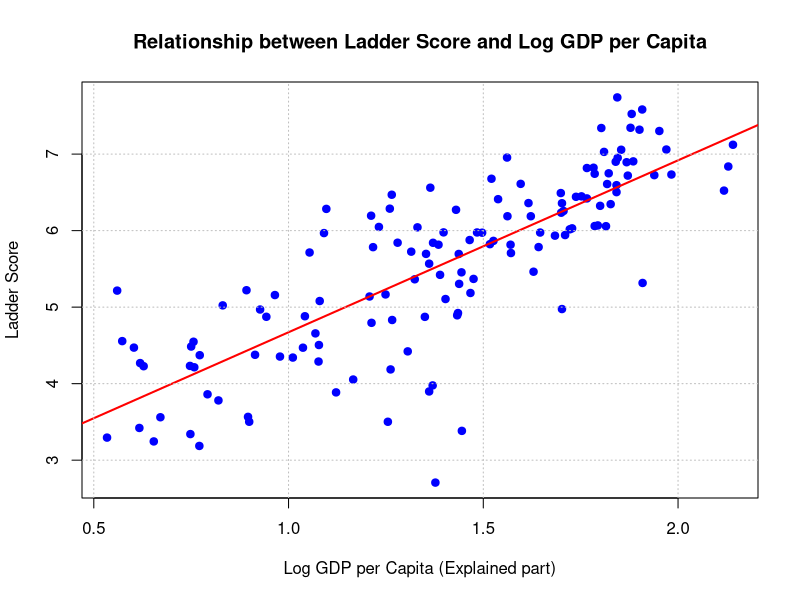
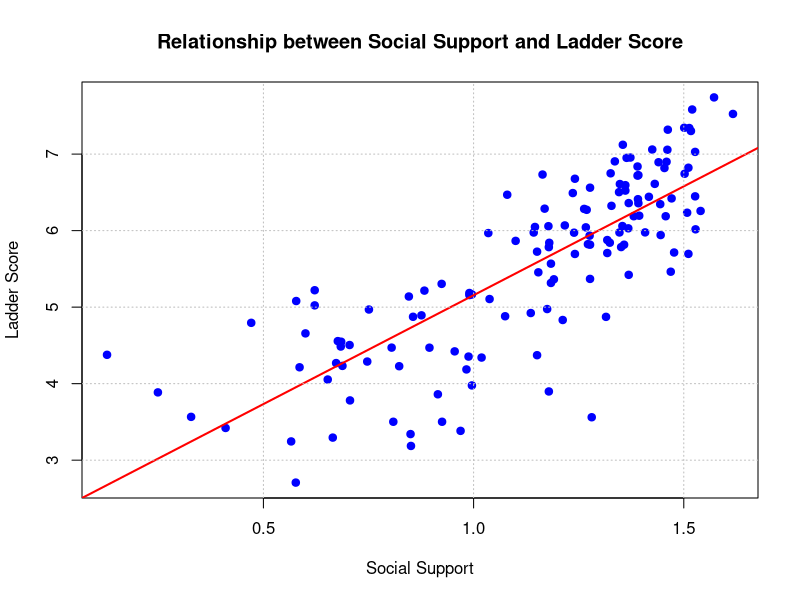
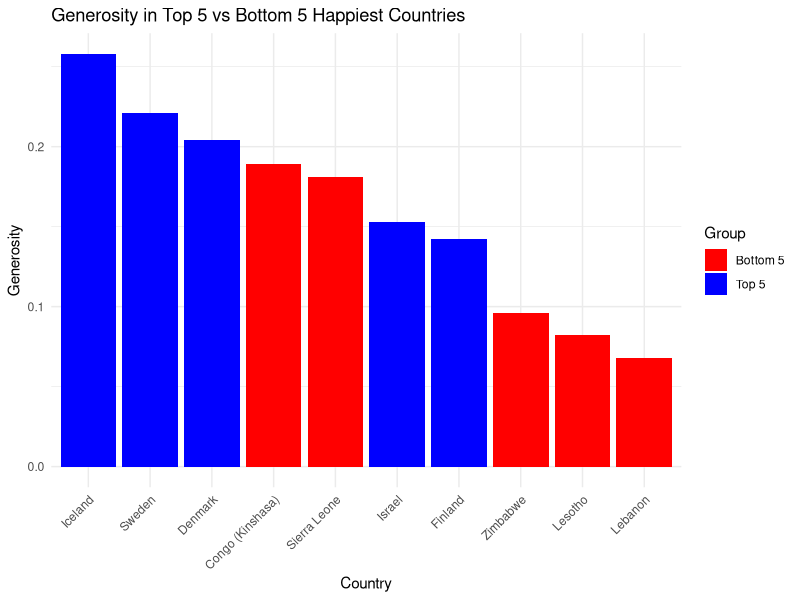
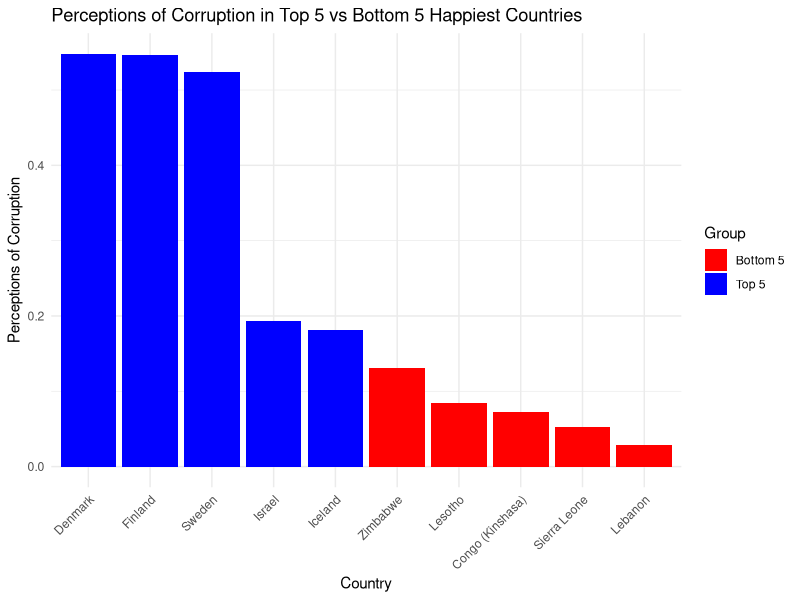
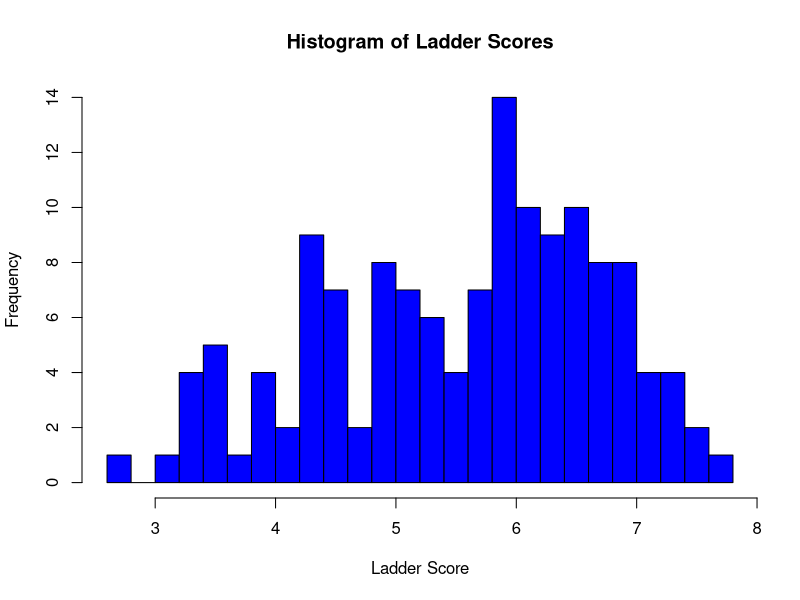
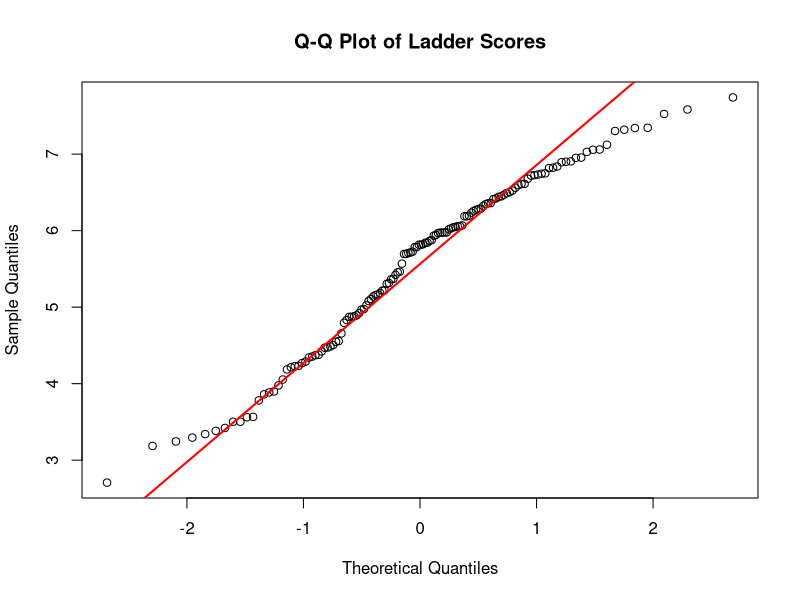
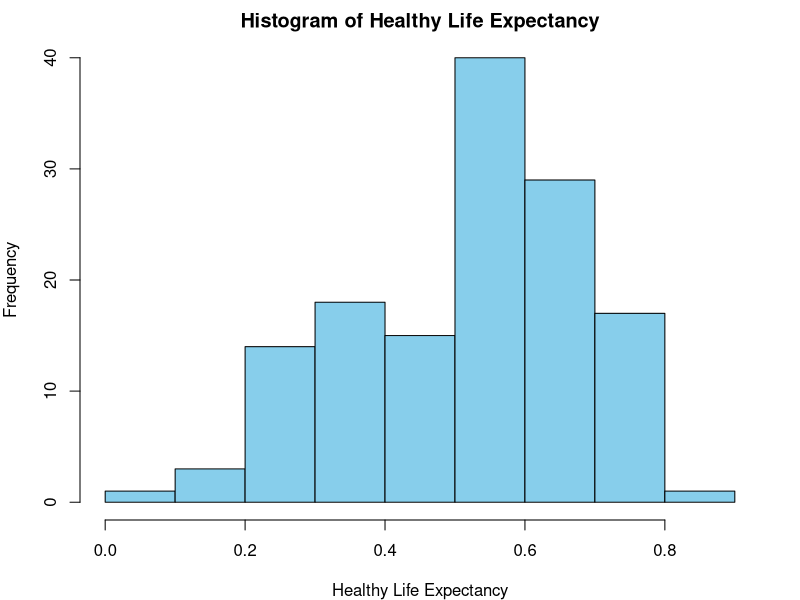
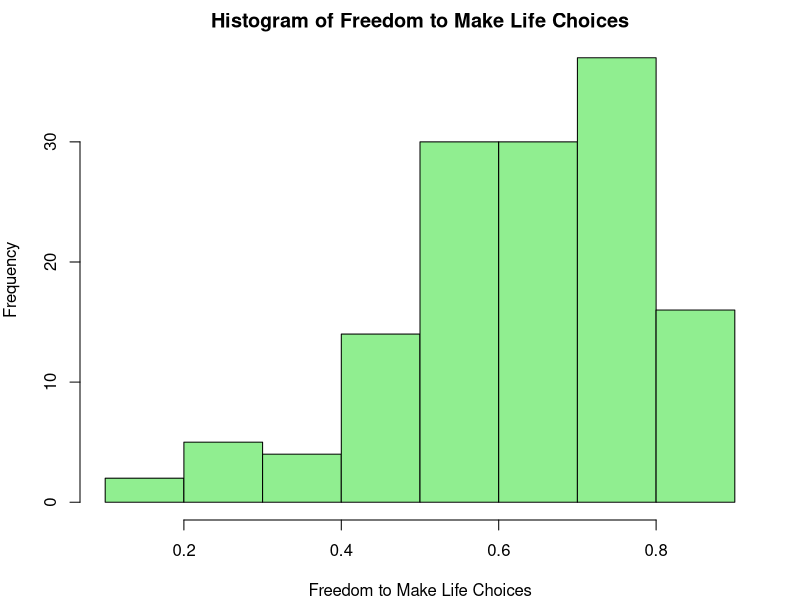

These charts were generated, in order, by the following R code:
## ---- chunk 1
library(knitr)
knitr::opts_chunk$set(echo = TRUE)


library(ggplot2)
library(dplyr)
library(readr)

# RAW DATA 
setwd("/Users/chen/Desktop/DS202Lab/Final_project/")
happy_score <- read.csv("Happiness_Scores.xls-Sheet1.csv", header = TRUE, sep = ",", stringsAsFactors = FALSE)
head(happy_score)
## ---- chunk 2
# Remove rows with any null values
clean_Happy_data <- na.omit(happy_score)

# Replace dots with underscores in column names
names(clean_Happy_data) <- gsub("\\.+", "_", names(clean_Happy_data))

# Now the column names have underscores instead of dots
head(names(clean_Happy_data))

# View the cleaned data
head(clean_Happy_data)

## ---- chunk 3
    # Perform linear regression
    linearModel <- lm(Ladder_score ~ Explained_by_Log_GDP_per_capita, data = clean_Happy_data)

    # Summary of the regression model to see coefficients and statistics
    summary(linearModel)
## ---- chunk 4
    # Plotting the data points
    plot(clean_Happy_data$Explained_by_Log_GDP_per_capita, clean_Happy_data$Ladder_score, 
         main = "Relationship between Ladder Score and Log GDP per Capita",
         xlab = "Log GDP per Capita (Explained part)",
         ylab = "Ladder Score",
         pch = 19, col = "blue")

    # Adding the regression line
    abline(linearModel, col = "red", lwd = 2)

    # Enhancing the plot with grid lines for better readability
    grid(nx = NULL, ny = NULL, col = "gray", lty = "dotted")
## ---- chunk 5
# Calculate Pearson correlation coefficient
correlation <- cor(clean_Happy_data$Explained_by_Social_support, clean_Happy_data$Ladder_score, use = "complete.obs")
print(paste("Pearson correlation coefficient between Social Support and Ladder Score is:", correlation))
## ---- chunk 6
# Plotting the data points
plot(clean_Happy_data$Explained_by_Social_support, clean_Happy_data$Ladder_score, 
     main = "Relationship between Social Support and Ladder Score",
     xlab = "Social Support",
     ylab = "Ladder Score",
     pch = 19, col = "blue")

# Fit a linear model and add the regression line to the plot
model <- lm(Ladder_score ~ Explained_by_Social_support, data = clean_Happy_data)
abline(model, col = "red", lwd = 2)

# Add grid lines for better readability
grid(nx = NULL, ny = NULL, col = "gray", lty = "dotted")

## ---- chunk 7
    # Sort the data frame by Ladder_score in descending order
    sorted_data <- clean_Happy_data[order(-clean_Happy_data$Ladder_score), ]

    # Select the top 5 countries with the highest Ladder_score
    top_5_countries <- head(sorted_data, 5)

    # View the top 5 countries
    print("Top 5 happiest countries based on Ladder Score:")
    print(top_5_countries$Country_name)
## ---- chunk 8
    # Select the bottom 5 countries with the lowest Ladder_score
    bottom_5_countries <- tail(sorted_data, 5)



    # View the bottom 5 countries
    print("Bottom 5 countries based on Ladder Score:")
    print(bottom_5_countries$Country_name)

    # Compare Generosity and Perceptions of corruption
    top_5_comparison <- top_5_countries[, c("Country_name", "Explained_by_Generosity", "Explained_by_Perceptions_of_corruption")]
    bottom_5_comparison <- bottom_5_countries[, c("Country_name", "Explained_by_Generosity", "Explained_by_Perceptions_of_corruption")]

    # Print comparison for top 5
    print("Generosity and Perceptions of Corruption in the Top 5 happiest countries:")
    print(top_5_comparison)

    # Print comparison for bottom 5
    print("Generosity and Perceptions of Corruption in the Bottom 5 countries:")
    print(bottom_5_comparison)

## ---- chunk 9
    # Combine top 5 and bottom 5 for comparison
    comparison_data <- rbind(top_5_countries, bottom_5_countries)
    comparison_data$Group <- rep(c("Top 5", "Bottom 5"), each = 5)
## ---- chunk 10
    # Plot for Generosity
    ggplot(comparison_data, aes(x = reorder(Country_name, -Explained_by_Generosity), y = Explained_by_Generosity, fill = Group)) +
      geom_bar(stat = "identity", position = position_dodge()) +
      labs(title = "Generosity in Top 5 vs Bottom 5 Happiest Countries", x = "Country", y = "Generosity") +
      theme_minimal() +
       theme(axis.text.x = element_text(angle = 45, hjust = 1))+
      scale_fill_manual(values = c("Top 5" = "blue", "Bottom 5" = "red"))
## ---- chunk 11
    # Plot for Perceptions of Corruption
    ggplot(comparison_data, aes(x = reorder(Country_name, -Explained_by_Perceptions_of_corruption), y = Explained_by_Perceptions_of_corruption, fill = Group)) +
      geom_bar(stat = "identity", position = position_dodge()) +
      labs(title = "Perceptions of Corruption in Top 5 vs Bottom 5 Happiest Countries", x = "Country", y = "Perceptions of Corruption") +
      theme_minimal() +
       theme(axis.text.x = element_text(angle = 45, hjust = 1)) +
      scale_fill_manual(values = c("Top 5" = "blue", "Bottom 5" = "red"))
## ---- chunk 12

    # Plot a histogram of Ladder_score
    hist(clean_Happy_data$Ladder_score, breaks = 20, main = "Histogram of Ladder Scores", xlab = "Ladder Score", col = "blue")

    # Q-Q plot for checking normality
    qqnorm(clean_Happy_data$Ladder_score, main = "Q-Q Plot of Ladder Scores")
    qqline(clean_Happy_data$Ladder_score, col = "red", lwd = 2)

## ---- chunk 13
    # Create histograms


    # Plot histograms for both variables
    par(mar=c(4, 4, 2, 2)) # Set up the plotting area to have 2 rows and 1 column

    # Histogram for Healthy life expectancy
    hist(clean_Happy_data$Explained_by_Healthy_life_expectancy, main="Histogram of Healthy Life Expectancy",
         xlab="Healthy Life Expectancy", col="skyblue", border="black")

    # Histogram for Freedom to make life choices
    hist(clean_Happy_data$Explained_by_Freedom_to_make_life_choices, main="Histogram of Freedom to Make Life Choices",
         xlab="Freedom to Make Life Choices", col="lightgreen", border="black")

## ---- chunk 14
    # Reset the plotting area
    par(mfrow=c(1,1))

    # Plot density plots for both variables
    plot(density(clean_Happy_data$Explained_by_Healthy_life_expectancy), main="Density Comparison",
         xlab="Value", ylab="Density", col="blue", lwd=2, xlim=c(min(c(clean_Happy_data$Explained_by_Healthy_life_expectancy, clean_Happy_data$Explained_by_Freedom_to_make_life_choices)),
         max(c(clean_Happy_data$Explained_by_Healthy_life_expectancy, clean_Happy_data$Explained_by_Freedom_to_make_life_choices))))
    lines(density(clean_Happy_data$Explained_by_Freedom_to_make_life_choices), col="red", lwd=2)
    legend("topleft", legend=c("Healthy Life Expectancy", "Freedom to Make Life Choices"),
           col=c("blue", "red"), lty=1, lwd=2)
